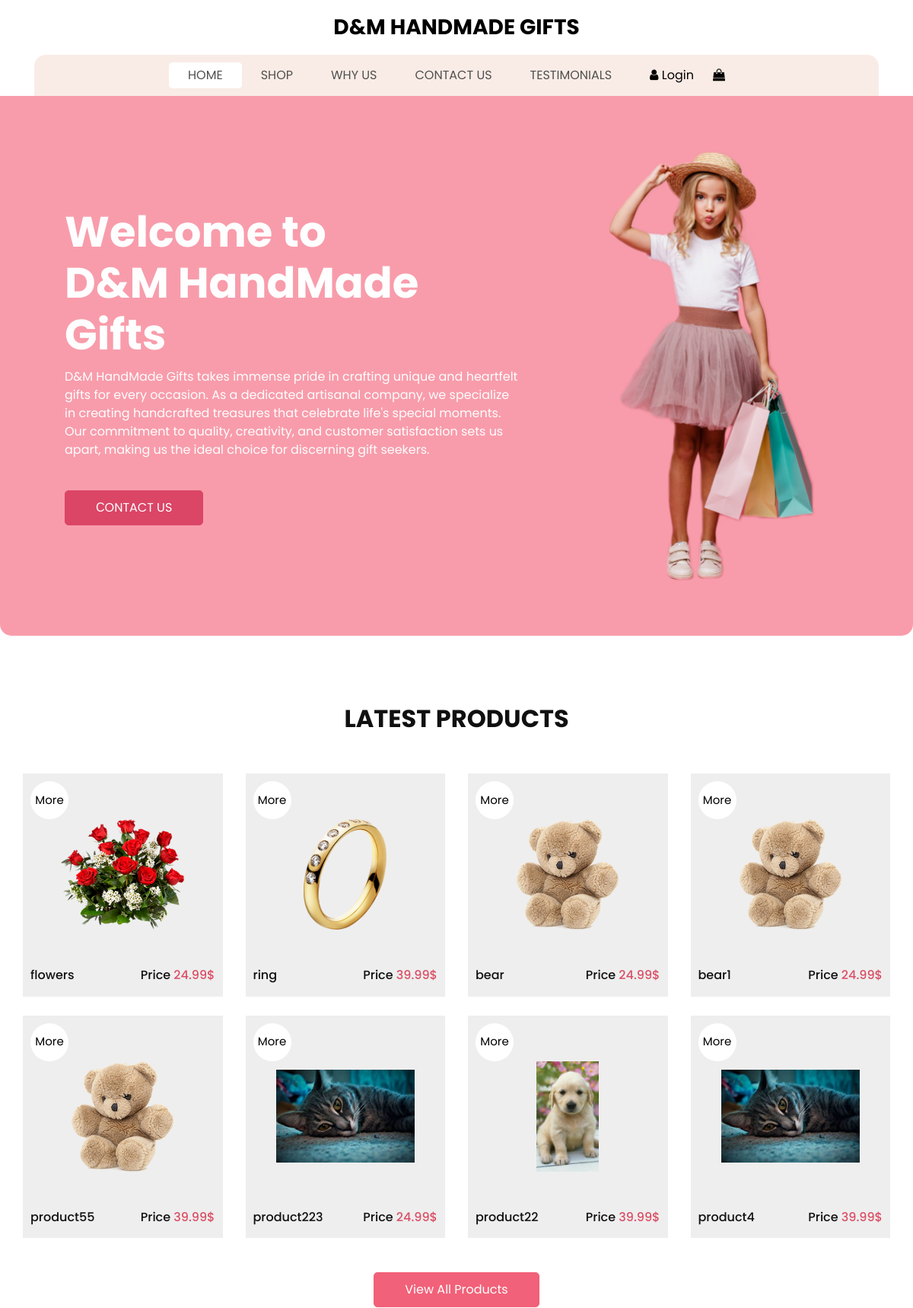
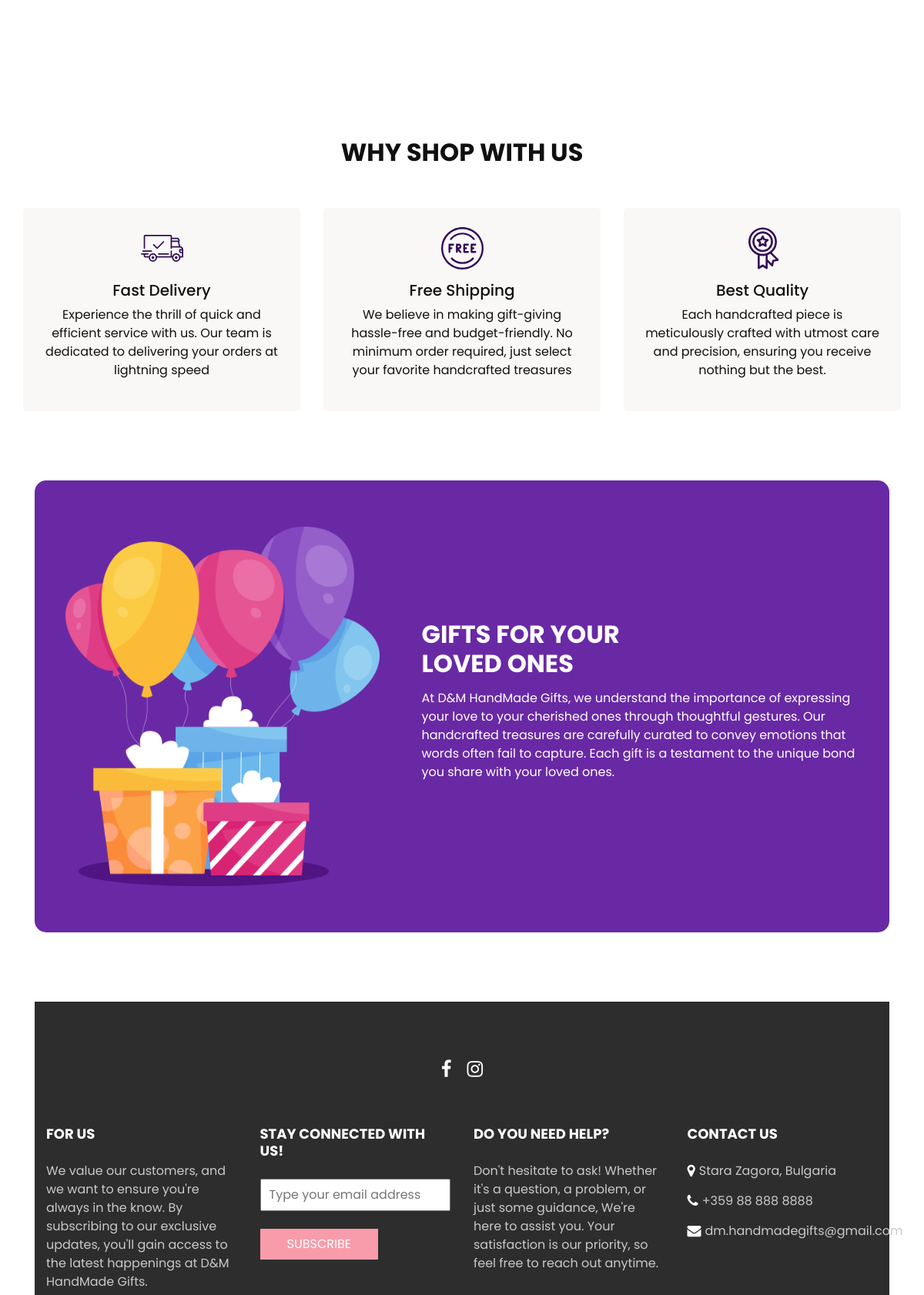
The page / (upper part) on the database its author committed (2 pictures, top to bottom).
### online_shop/products/models.py (models this page shows, shortened)
class Product(models.Model):
    NAME_MAX_LEN = 30
    NAME_MIN_LEN = 2
    DESC_MAX_LEN = 300
    DESC_MIN_LEN = 10
    name = models.CharField(
        max_length=NAME_MAX_LEN,
        validators=(
            validators.MinLengthValidator(NAME_MIN_LEN),
        )
    )
    photo = models.ImageField(
        upload_to='product_photos/',
        null=False,
        blank=False,
        validators=(
            validate_file_less_than_5mb,
        )
    )
    description = models.CharField(
        max_length=DESC_MAX_LEN,
        validators=(
            validators.MinLengthValidator(DESC_MIN_LEN),
        )
    )
    price = models.FloatField(
        null=False,
        blank=False,
        validators=(
            validate_value_is_greater_than_zero,
        )
    )

### online_shop/web/views.py (the view)
# urls.py: path('', IndexPageView.as_view(), name='index'),
class IndexPageView(views.ListView):
    template_name = 'core/index.html'
    model = Product
    extra_context = {
        'products': Product.objects.filter().order_by('-id')[:8]
    }

### templates/core/index.html (shortened to what this page needs)
{% extends 'common/base.html' %}
{% load static %}
{% block content %}
    <section class="slider_section">
        <div class="slider_container">
            <div id="carouselExampleIndicators" class="carousel slide" data-ride="carousel">
                <div class="carousel-inner">
                    <div class="carousel-item active">
                        <div class="container-fluid">
                            <div class="row">
                                <div class="col-md-7">
                                    <div class="detail-box">
                                        <h1>
                                            Welcome to <br>
                                            D&M HandMade Gifts
                                        </h1>
                                        <p>
                                            D&M HandMade Gifts takes immense pride in crafting unique and heartfelt
                                            gifts for every occasion. As a dedicated artisanal company, we specialize
                                            in creating handcrafted treasures that celebrate life's special moments. Our
                                            commitment to quality, creativity, and customer satisfaction sets us apart,
                                            making us the ideal choice for discerning gift seekers.
                                        </p>
                                        <a href="{% url 'contact_page' %}">
                                            Сontact us
                                        </a>
                                    </div>
                                </div>
                                <div class="col-md-5 ">
                                    <div class="img-box">
                                        <img src="{% static 'images/slider-img.png' %}" alt=""/>
                                    </div>
                                </div>
                            </div>
                        </div>
                    </div>
                </div>
            </div>
        </div>
    </section>
    <section class="shop_section layout_padding">
        <div class="container">
            <div class="heading_container heading_center">
                <h2>
                    Latest Products
                </h2>
            </div>
            <div class="row">
                {% for product in products %}
                    <div class="col-sm-6 col-md-4 col-lg-3">
                        <div class="box">
                            <div class="img-box">
                                <img src="/media/{{ product.photo }}" alt="">
                            </div>
                            <div class="detail-box">
                                <h6>
                                    {{ product.name }}
                                </h6>
                                <h6>
                                    Price
                                    <span>
                                        {{ product.price }}$
                                    </span>
                                </h6>
                            </div>
                            <div class="new">
                                <a href="{% url 'details_product' pk=product.pk %}">More</a>
                            </div>
                        </div>
                    </div>
                {% endfor %}
            </div>
            <div class="btn-box">
                <a href="{% url 'shop_page' %}">
                    View All Products
                </a>
            </div>
        </div>
    </section>
    {% load static %}
    <section class="why_section layout_padding">
        <div class="container">
            <div class="heading_container heading_center">
                <h2>
                    Why Shop With Us
                </h2>
            </div>
            <div class="row">
                <div class="col-md-4">
                    <div class="box ">
                        <div class="img-box">
                        </div>
                        <div class="detail-box">
                            <h5>
                                Fast Delivery
                            </h5>
                            <p>
                                Experience the thrill of quick and efficient service with us.
                                Our team is dedicated to delivering your orders at lightning speed
                            </p>
                        </div>
                    </div>
                </div>
                <div class="col-md-4">
                    <div class="box ">
                        <div class="img-box">
                        </div>
                        <div class="detail-box">
                            <h5>
                                Free Shipping
                            </h5>
                            <p>
                                We believe in making gift-giving hassle-free and budget-friendly.
                                No minimum order required, just select your favorite handcrafted treasures
                            </p>
                        </div>
                    </div>
                </div>
                <div class="col-md-4">
                    <div class="box ">
                        <div class="img-box">
                        </div>
                        <div class="detail-box">
                            <h5>
                                Best Quality
                            </h5>
                            <p>
                                Each handcrafted piece is meticulously crafted with utmost care and precision,
                                ensuring you receive nothing but the best.
                            </p>
                        </div>
                    </div>
                </div>
            </div>
        </div>
    </section>
    <section class="gift_section layout_padding-bottom">
        <div class="box ">
            <div class="container-fluid">
                <div class="row">
                    <div class="col-md-5">
                        <div class="img_container">
                            <div class="img-box">
                                <img src="{% static 'images/gifts.png' %}" alt="">
                            </div>
                        </div>
                    </div>
                    <div class="col-md-7">
                        <div class="detail-box">
                            <div class="heading_container">
                                <h2>
                                    Gifts for your <br>
                                    loved ones
                                </h2>
                            </div>
                            <p>
                                At D&M HandMade Gifts, we understand the importance of expressing your love to your
                                cherished ones through thoughtful gestures. Our handcrafted treasures are carefully
                                curated to convey emotions that words often fail to capture. Each gift is a testament
                                to the unique bond you share with your loved ones.
                        </div>
                    </div>
                </div>
            </div>
        </div>
    </section>
{% endblock %}

### static/css/style.css (style rules this page uses)
body { font-family: "poppins", sans-serif; color: #101010; background-color: #ffffff; }
.layout_padding { padding-top: 90px; padding-bottom: 90px; }
.layout_padding-bottom { padding-bottom: 90px; }
.heading_container { display: -webkit-box; display: -ms-flexbox; display: flex; -webkit-box-orient: vertical; -webkit-box-direction: normal; -ms-flex-direction: column; flex-direction: column; }
.heading_container h2 { text-transform: uppercase; font-weight: bold; }
.heading_container.heading_center { -webkit-box-align: center; -ms-flex-align: center; align-items: center; text-align: center; }
a, a:hover, a:focus { text-decoration: none; }
.slider_section .slider_container { color: #fefefe; background-color: #000000; background-color: #f89cab; padding: 25px; border-radius: 0 0 15px 15px; }
.slider_section .row { -webkit-box-align: center; -ms-flex-align: center; align-items: center; }
.slider_section .img-box { display: -webkit-box; display: -ms-flexbox; display: flex; -webkit-box-pack: center; -ms-flex-pack: center; justify-content: center; padding: 45px; }
.slider_section .img-box img { width: 275px; }
.slider_section .detail-box { padding-left: 45px; margin: 45px 0; }
.slider_section .detail-box h1 { font-weight: bold; font-size: 3.5rem; margin-bottom: 10px; }
.slider_section .detail-box a { display: inline-block; padding: 10px 40px; background-color: #db4566; color: #ffffff; border: 1px solid #db4566; border-radius: 5px; -webkit-transition: all .3s; transition: all .3s; margin-top: 25px; text-transform: uppercase; }
.shop_section .heading_container { margin-bottom: 20px; }
.shop_section .box { background-color: #eeeeee; position: relative; padding: 10px; margin-top: 25px; }
.shop_section .box a { color: #000000; }
.shop_section .box .img-box { display: -webkit-box; display: -ms-flexbox; display: flex; -webkit-box-pack: center; -ms-flex-pack: center; justify-content: center; -webkit-box-align: center; -ms-flex-align: center; align-items: center; padding: 15px 30px; height: 245px; }
.shop_section .box .img-box img { max-width: 100%; max-height: 145px; }
.shop_section .box .detail-box { display: -webkit-box; display: -ms-flexbox; display: flex; -webkit-box-pack: justify; -ms-flex-pack: justify; justify-content: space-between; }
.shop_section .box .detail-box h6 span { color: #db4f66; }
.shop_section .box .new { width: 50px; height: 50px; position: absolute; top: 10px; left: 10px; background-color: #ffffff; display: -webkit-box; display: -ms-flexbox; display: flex; -webkit-box-pack: center; -ms-flex-pack: center; justify-content: center; -webkit-box-align: center; -ms-flex-align: center; align-items: center; border-radius: 100%; font-size: 15px; }
.shop_section .btn-box { display: -webkit-box; display: -ms-flexbox; display: flex; -webkit-box-pack: center; -ms-flex-pack: center; justify-content: center; margin-top: 45px; }
.shop_section .btn-box a { display: inline-block; padding: 10px 40px; background-color: #f16179; color: #ffffff; border: 1px solid #f16179; border-radius: 5px; -webkit-transition: all .3s; transition: all .3s; }
.why_section .box { text-align: center; margin-top: 45px; background-color: #f9f8f7; padding: 25px; border-radius: 5px; }
.why_section .box .img-box { margin-bottom: 15px; }
.why_section .box .img-box svg { width: 55px; height: auto; fill: #320b57; }
.gift_section { padding-left: 45px; padding-right: 45px; }
.gift_section .box { background-color: #6929a5; border-radius: 15px; color: #ffffff; }
.gift_section .row { -webkit-box-align: center; -ms-flex-align: center; align-items: center; }
.gift_section .img-box { padding: 60px 0 60px 25px; }
.gift_section .img-box img { width: 100%; }
.gift_section .detail-box { padding: 0 25px; }
.gift_section .detail-box p { margin-top: 5px; }

### static/css/responsive.css (style rules this page uses)
@media (min-width: 1200px) { .container { max-width: 1170px; } }

### rows shown on the page
Product: photo (picture), name "flowers", price "24.99"
Product: photo (picture), name "ring", price "39.99"
Product: photo (picture), name "bear", price "24.99"
Product: photo (picture), name "bear1", price "24.99"
Product: photo (picture), name "product55", price "39.99"
Product: photo (picture), name "product223", price "24.99"
Product: photo (picture), name "product22", price "39.99"
Product: photo (picture), name "product4", price "39.99"
